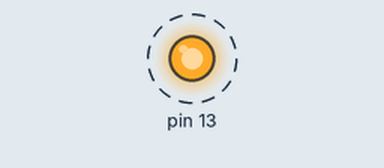
Simulated run of this sketch. Board: Arduino Uno, built for the host (arithmetic inside an expression is 32-bit, double 64-bit). Parts: output pins drawn as LEDs (lit = HIGH). Dashed ring = blinking. What the sketch prints to the serial monitor is not drawn.

Above: at 0.2 s.
Timing chart, 0 to 3.0 s (numbered marks = the images above):
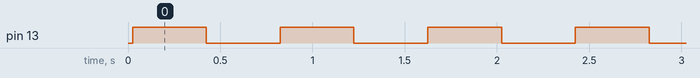

The sketch:

sketch_part1.ino
```cpp
#include "testasm.h"

void setup() {
  // put your setup code here, to run once
  Serial.begin(9600);
  Serial.print("Zeroes: 0+0=");
  Serial.println(testasm(0, 0));
  Serial.print("<8 bit sum: 43+21=");
  Serial.println(testasm(43, 21));
  Serial.print(">=16 bit sum: 169+169=");
  Serial.println(testasm(169, 169));
  Serial.print("8 bit summands: 255+255=");
  Serial.println(testasm(255, 255));
  pinMode (13, OUTPUT);
}

void loop() {
  // put your main code here, to run repeatedly:
  digitalWrite (13, HIGH);
  delay(400);
  digitalWrite (13, LOW);
  delay(400);
}
```

testasm.cpp
```cpp
#include "testasm.h"

/* the attribute "used" tells the compiler to not inline this function */
__attribute__((used))
unsigned int testasm (unsigned char a, unsigned char b) {
  unsigned int out;

  asm volatile (R"(

   rjmp start_of_assembly

   .data
   ; any data values/static storage can go here

   .text

start_of_assembly:
   ; Your assembly language program goes here
   ;
   ; For this example, your program must not modify any registers other than
   ; r24 and r25. In other words, save and restore all the registers that
   ; are modified by your code.

   ; Tell the compiler to move the arguments a, b into registers
   ; r24, r25 respectively
   ;
   mov r24,%1
   mov r25,%2
   ;
   ;  --- YOUR CODE GOES HERE ---
   ;       r24 = a, r25 = b
   ;
   add r24,r25 ; add the two values, setting carry bit, and store result in r24
   clr r25     ; clear r25 (higher order bits)
   brcc end_of_assembly ; if carry bit is clear, jump to end_of_assembly
   ldi r25, 1  ; else, load constant 1 into r25 for the carry bit.
   ; using r25:r24 as a pair of registers means this 1 will represent 2^8
   ;
   ;  --- YOUR CODE ENDS ---
   ;      The result must be in the register pair r25:r24
   ;      You can also rjmp to the label end_of_assembly if you need to.
   ;
end_of_assembly:
   ; -- move r25:r24 to the 16-bit word in variable out
   movw %0,r24

)" : "=w" (out)  /* out is %0, and a 16-bit variable that is modified
		    by the assembly language */
   : "r" (a), "r" (b)  /* a is %1, b is %2, both are register-sized
			  variables */
   : "r25", "r24");   /* r24, r25 are modified by this assembly
			 language fragment */

  return out;
}
```

testasm.h
```cpp
unsigned int testasm (unsigned char, unsigned char);
```

Measured:
- by itself, pin 13: alternates HIGH for 0.40 s and LOW for 0.40 s
